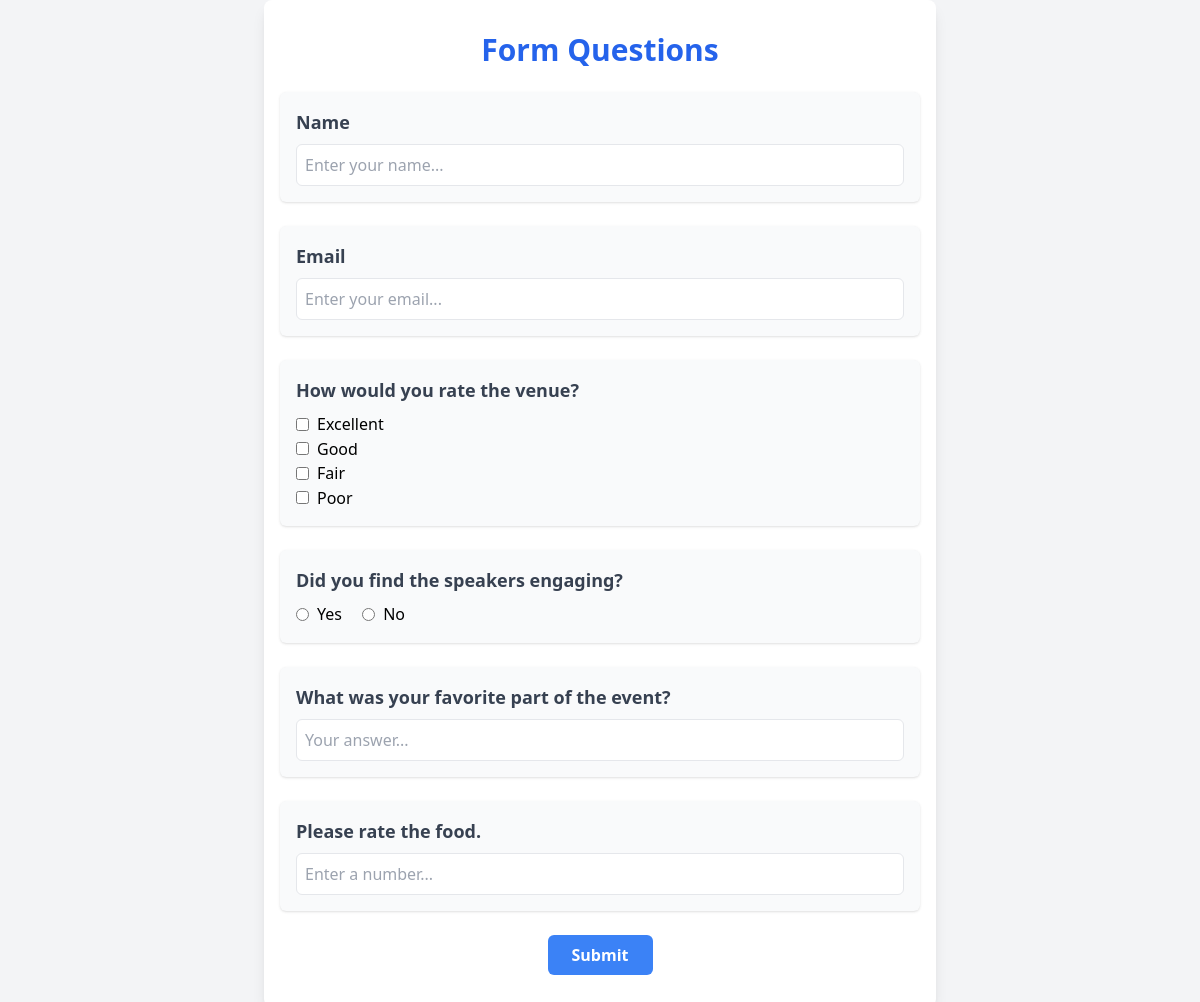
Screenshot of /view-form-questions/Event Feedback Form with the database file from the repository.
### app.py (models this page shows)
class FormQuestion(db.Model):
    id = db.Column(db.Integer, primary_key=True)
    title = db.Column(db.String(100), nullable=False)
    question = db.Column(db.String(500), nullable=False)
    question_type = db.Column(db.String(50), nullable=False)
    options = db.Column(db.String(50))

### app.py (the view)
@app.route('/view-form-questions/<string:title>')
def view_form_questions(title):
    form_questions = FormQuestion.query.filter_by(title=title).all()
    print("Form Questions :", form_questions)
    return render_template('View/AllFormQuestions.html', form_questions=form_questions, title=title)

### templates/View/AllFormQuestions.html (shortened to what this page needs)
<!DOCTYPE html>
<html lang="en">
<head>
    <script src="https://cdn.tailwindcss.com"></script>
</head>
<body class="bg-gray-100 min-h-screen flex items-center justify-center">
    <div class="container max-w-2xl px-4 py-8 bg-white shadow-lg rounded-lg">
        <header class="mb-6 text-center">
            <h1 class="text-3xl font-bold text-blue-600">Form Questions</h1>
        </header>
        {% if form_questions %}
        <form action="{{ url_for('submit_form') }}" method="POST" class="space-y-6">
            <div class="p-4 bg-gray-50 rounded-md shadow">
                <label class="block text-lg font-semibold text-gray-700">Name</label>
                <input type="text" name="name" class="w-full mt-2 p-2 border rounded-md"
                    placeholder="Enter your name..." required>
            </div>
            <div class="p-4 bg-gray-50 rounded-md shadow">
                <label class="block text-lg font-semibold text-gray-700">Email</label>
                <input type="email" name="email" class="w-full mt-2 p-2 border rounded-md"
                    placeholder="Enter your email..." required>
            </div>
            {% for question in form_questions %}
            <div class="p-4 bg-gray-50 rounded-md shadow">
                <label class="block text-lg font-semibold text-gray-700">{{ question.question }}</label>
                {% if question.question_type == "text" %}
                <input type="text" name="question_{{ loop.index }}" class="w-full mt-2 p-2 border rounded-md"
                    placeholder="Your answer...">
                {% elif question.question_type == "number" %}
                <input type="number" name="question_{{ loop.index }}" class="w-full mt-2 p-2 border rounded-md"
                    placeholder="Enter a number...">
                {% elif question.question_type == "yes_no" %}
                <div class="mt-2">
                    <label class="inline-flex items-center space-x-2">
                        <input type="radio" name="question_{{ loop.index }}" value="Yes" class="text-blue-500">
                        <span>Yes</span>
                    </label>
                    <label class="inline-flex items-center space-x-2 ml-4">
                        <input type="radio" name="question_{{ loop.index }}" value="No" class="text-red-500">
                        <span>No</span>
                    </label>
                </div>
                {% elif question.question_type == "multiple_choice" and question.options %}
                <div class="mt-2">
                    {% for option in question.options.split(",") %}
                    <label class="inline-flex items-center space-x-2">
                        <input type="checkbox" name="question_{{ loop.index }}" value="{{ option.strip() }}" class="text-green-500">
                        <span>{{ option.strip() }}</span>
                    </label><br>
                    {% endfor %}
                </div>
                {% else %}
                <p class="text-red-500">Invalid question type</p>
                {% endif %}
            </div>
            {% endfor %}
            <div class="text-center">
                <button type="submit"
                    class="bg-blue-500 hover:bg-blue-600 text-white font-semibold py-2 px-6 rounded-md transition duration-200">
                    Submit
                </button>
            </div>
        </form>
        {% else %}
        <p class="text-center text-gray-500">No questions available for this form.</p>
        {% endif %}
    </div>
</body>
</html>

### rows the page displays
FormQuestion: question "How would you rate the venue?", strip "Excellent" "Good" "Fair" "Poor"
FormQuestion: question "Did you find the speakers engaging?"
FormQuestion: question "What was your favorite part of the event?"
FormQuestion: question "Please rate the food."
